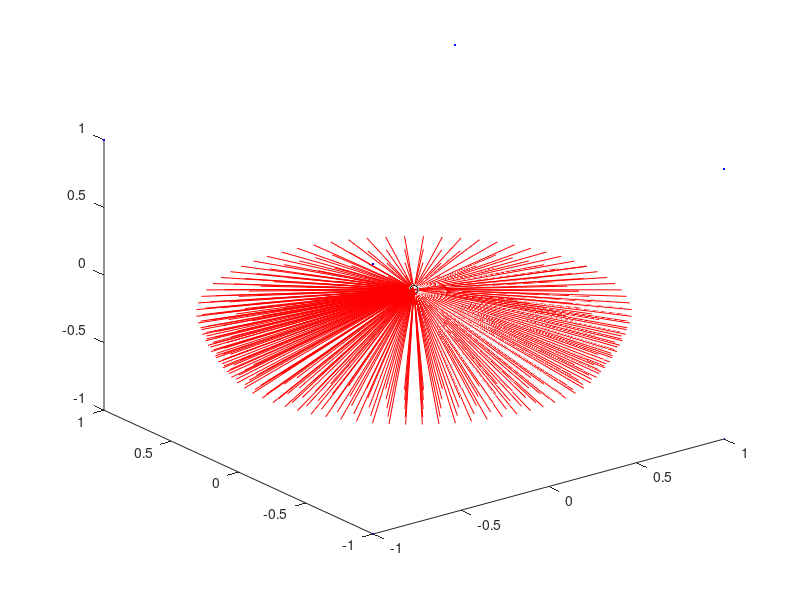

MATLAB code for this plot:
clc

clear all
close all

% A point on the x axis.

r = [1, 0, 0];

% The rotation angles.

azimuth = 0:5:360;
tilt = -30:5:-10;

% Rotates the point.

plot3(0, 0, 0, 'ko');

hold on

for i = 1:length(azimuth)
    for j = 1:length(tilt)
        
        phi = pi * azimuth(i) / 180;
        theta = pi * tilt(j) / 180;
        
        % Ry = [cos(theta) 0 -sin(theta); 0 1 0; sin(theta) 0 cos(theta)];
        % Rz = [cos(phi) -sin(phi) 0; sin(phi) cos(phi) 0; 0 0 1];

        % R = Rz * Ry;
        
        R = [cos(phi)*cos(theta) -sin(phi) -sin(theta)*cos(phi);
             sin(phi)*cos(theta)  cos(phi) -sin(phi)*sin(theta);
                      sin(theta)         0           cos(theta)];

        % Rotates the point.

        r_ = R * r';

        % Plots the result.

        plot3([0 r_(1)], [0 r_(2)], [0 r_(3)], 'r-')
        
    end
end

% -1 -1 -1
% -1 -1 +1
% -1 +1 -1
% -1 +1 +1
% +1 -1 -1
% +1 -1 +1
% +1 +1 -1
% +1 +1 +1

plot3([-1 -1 -1 -1 +1 +1 +1 +1], [-1 -1 +1 +1 -1 -1 +1 +1], [-1 +1 -1 +1 -1 +1 -1 +1], 'b.')

hold off
